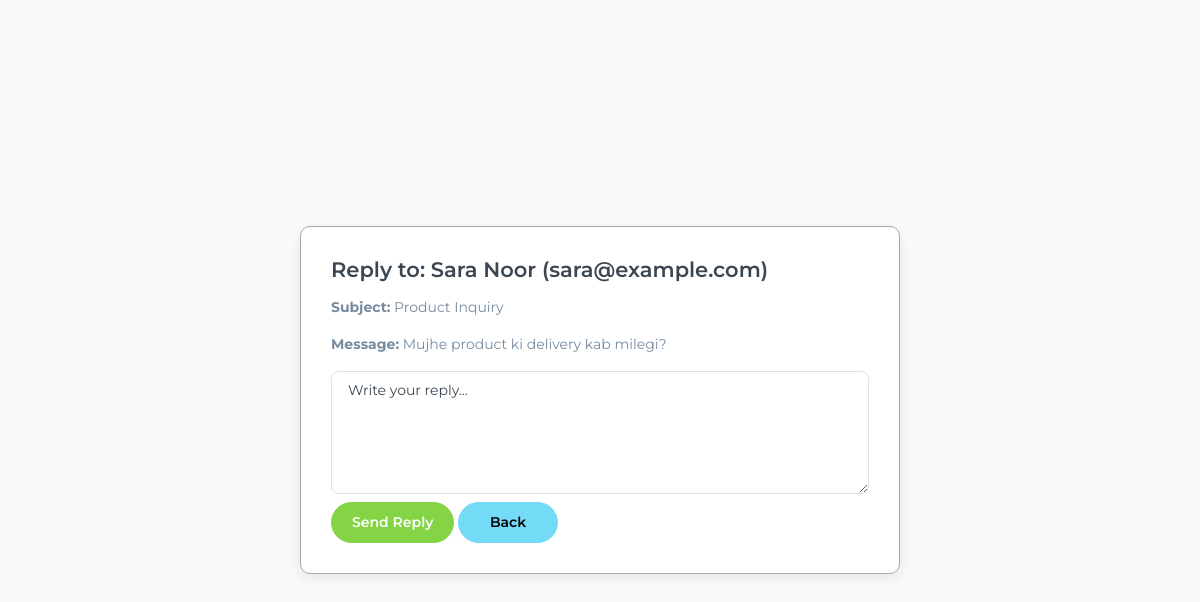
Page /dashboard/src/html/reply_message.php?id=3 on the committed database.
### tables this page shows
CREATE TABLE `messages` (
  `id` int(11) NOT NULL,
  `name` varchar(50) DEFAULT NULL,
  `email` varchar(50) DEFAULT NULL,
  `subject` varchar(50) DEFAULT NULL,
  `message` varchar(100) DEFAULT NULL,
  `date` date DEFAULT NULL,
  `created_at` date DEFAULT NULL
);

### dashboard/src/html/reply_message.php (the view, shortened to what this page needs)
<?php
include("includes/connection.php");
$id = intval($_GET['id']);
$result = $conn->query("SELECT * FROM messages WHERE id = $id");
$message = $result->fetch_assoc();
?>
<!DOCTYPE html>
<html lang="en">
<head>
  <link rel="stylesheet" href="../assets/css/styles.min.css">
</head>
<body>
  <div class="container-outer">
    <div class="container-reply">
      <h4>Reply to: <?= htmlspecialchars($message['name']) ?> (<?= htmlspecialchars($message['email']) ?>)</h4>
      <p><strong>Subject:</strong> <?= htmlspecialchars($message['subject']) ?></p>
      <p><strong>Message:</strong> <?= (htmlspecialchars($message['message'])) ?></p>
     <form method="POST" action="send_reply.php">
        <textarea name="reply" class="form-control" rows="5" placeholder="Write your reply..." required></textarea>
       <button type="submit" name="send" class="btn btn-success mt-2">Send Reply</button>
        <a href="messages.php" class="btn btn-secondary mt-2">Back</a>
      </form>
    </div>
  </div>
</body>
</html>

### dashboard/src/html/reply_message.php (style rules this page uses)
body, html { margin: 0; padding: 0; height: 100%; }
.container-outer { display: flex; align-items: center; justify-content: center; height: 100vh; background-color: #f8f9fa; padding: 20px; }
.container-reply { width: 100%; max-width: 600px; background-color: #fff; border-radius: 10px; border: 0.5px solid darkgray; padding: 30px; box-shadow: 0px 4px 12px rgba(0, 0, 0, 0.08); }
.container-reply h4 { margin-bottom: 15px; }
.btn { min-width: 100px; }
textarea { resize: vertical; }

### rows in the picture
messages: name "Sara Noor", email "sara@example.com", subject "Product Inquiry", message "Mujhe product ki delivery kab milegi?"
